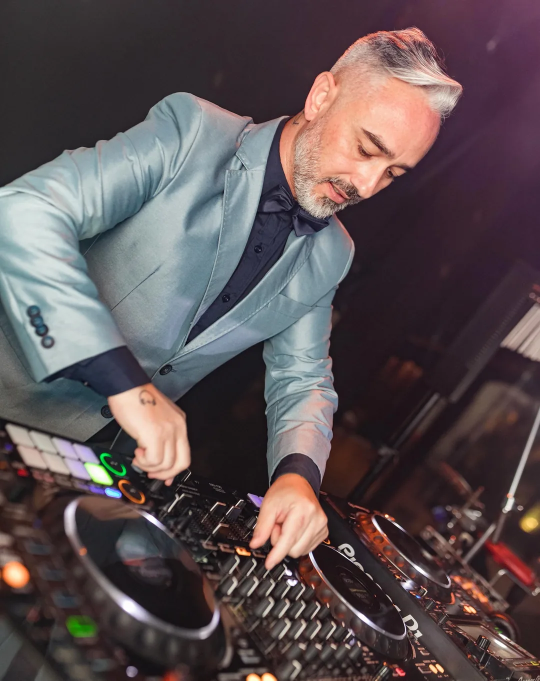
#> input picture assets/img/hero/mattos-1080.webp, 1080 x 1361 px (shown at 1/2 size)
$ python gerar_og.py
#> lines starting #> are read from the running program, lines starting #| are printed output that depends on the picture
"""Gera og.jpg (1200x630, conteúdo centrado porque o WhatsApp recorta quadrado), apple-touch-icon.png e
favicon-32.png com as barras do logo. Fontes: converte os woff2 do site para TTF temporário."""
import os, io
from PIL import Image, ImageDraw, ImageFont, ImageFilter
from fontTools.ttLib import TTFont

AQUI = os.path.dirname(os.path.abspath(__file__)); SITE = os.path.dirname(AQUI)
FON = os.path.join(SITE, 'assets', 'fontes')

def fonte(arq, tam, peso=None):
    f = TTFont(os.path.join(FON, arq)); f.flavor = None
    if peso and 'fvar' in f:
        from fontTools.varLib.instancer import instantiateVariableFont
        f = instantiateVariableFont(f, {'wght': peso})
    b = io.BytesIO(); f.save(b); b.seek(0)
    return ImageFont.truetype(b, tam)

NOITE = (8, 8, 12); OSSO = (241, 240, 236); PRATA = (185, 187, 200); AZUL = (111, 132, 255)

def barras(d, x, y, esc, cor):
    for bx, by, bh in [(0, 12, 10), (8.5, 0, 22), (17, 8, 14), (25.5, 3, 19)]:
        d.rectangle([x + bx * esc, y + by * esc, x + (bx + 4) * esc, y + (by + bh) * esc], fill=cor)

def og():
    W, H = 1200, 630
    im = Image.new('RGB', (W, H), NOITE)
    foto = Image.open(os.path.join(SITE, 'assets', 'img', 'hero', 'mattos-1080.webp')).convert('RGB')
#> foto is the input picture: PIL image 1080x1361 RGB; mean R, G, B 91.2, 79.7, 82.2
    fw = 640; fh = round(foto.height * fw / foto.width); foto = foto.resize((fw, fh), Image.LANCZOS).crop((0, 40, fw, 40 + H))
#> after `fh = round(foto.height * fw / foto.width)`: fh = 807
#> after `foto = foto.resize((fw, fh), Image.LANCZOS).crop((0, 40, fw, 40 + H))`:
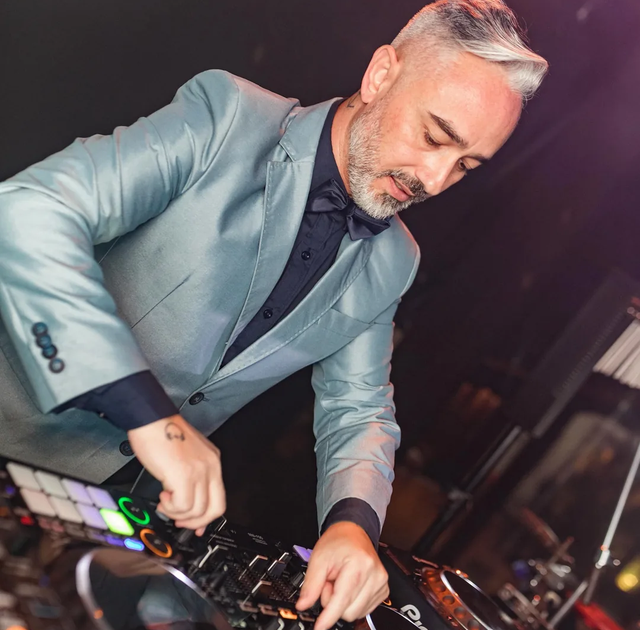
#> foto: PIL image 640x630 RGB; mean R, G, B 96.7, 86.3, 89.3
    m = Image.new('L', (fw, H), 255); md = ImageDraw.Draw(m)
#> after `m = Image.new('L', (fw, H), 255)`: m: PIL image 640x630 L; every value is 255
    for x in range(260):
        md.line([(x, 0), (x, H)], fill=round(255 * (x / 260) ** 1.4))
    # brilho azul atrás do nome, por baixo da foto
    fundo = Image.new('RGB', (W, H), NOITE); ImageDraw.Draw(fundo).ellipse([-200, 160, 700, 760], fill=(26, 28, 66))
#> after `ImageDraw.Draw(fundo).ellipse([-200, 160, 700, 760], fill=(26, 28, 66)`:
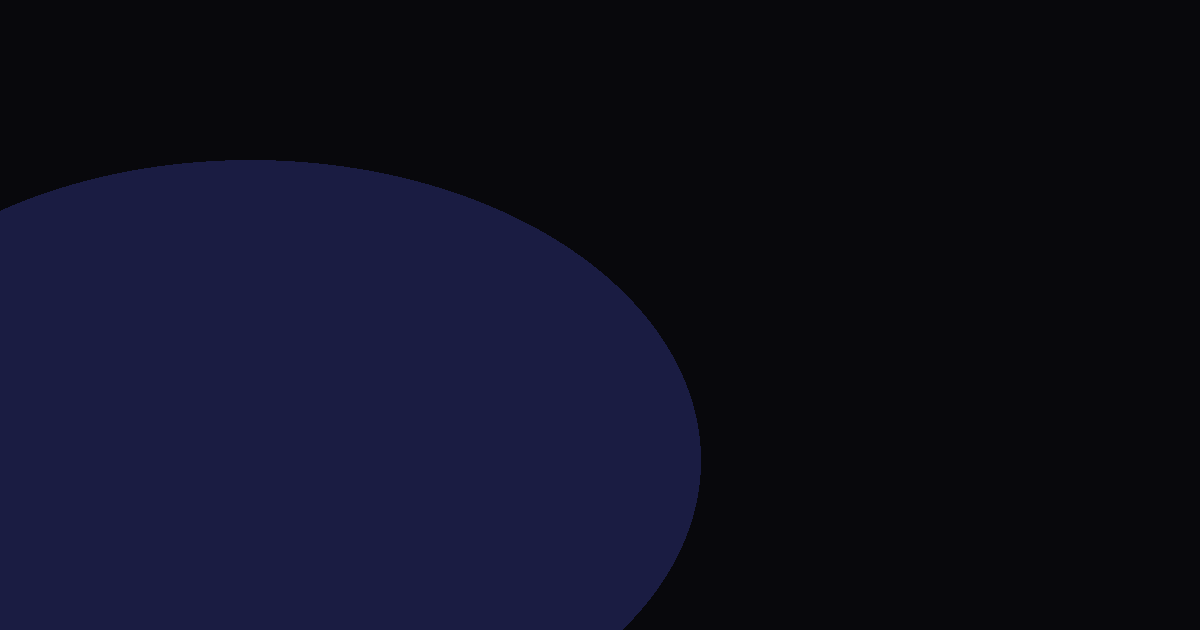
#> fundo: PIL image 1200x630 RGB; mean R, G, B 15, 15.7, 32.9
    im = fundo.filter(ImageFilter.GaussianBlur(120))
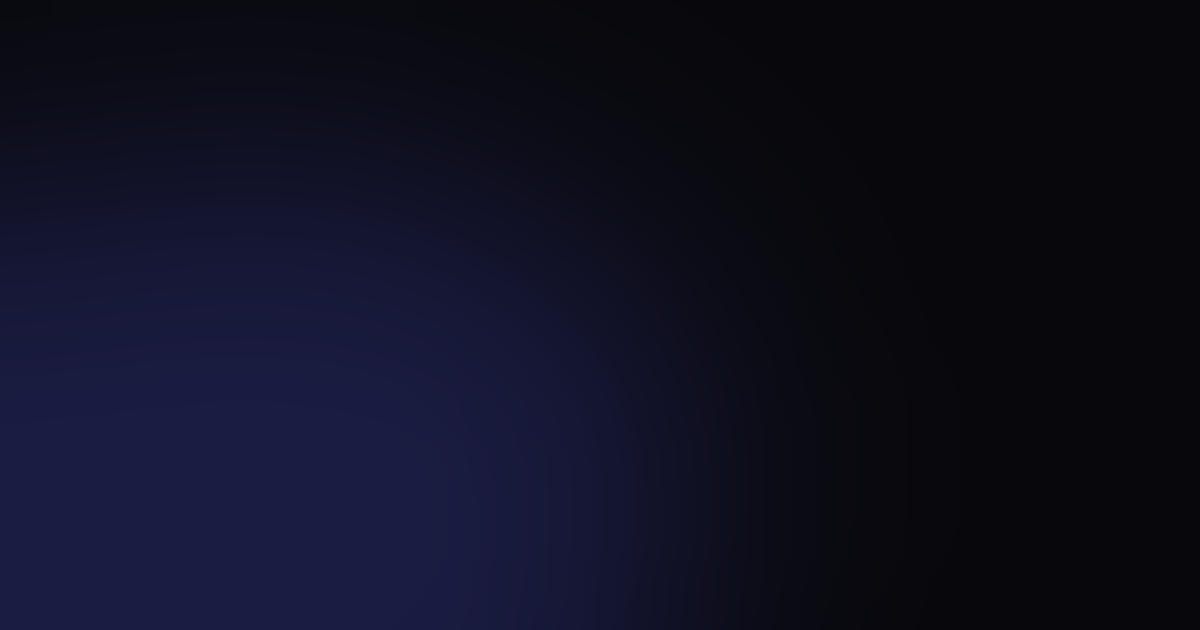
#> im: PIL image 1200x630 RGB; mean R, G, B 14.9, 15.6, 32.6
    im.paste(foto, (W - fw, 0), m)
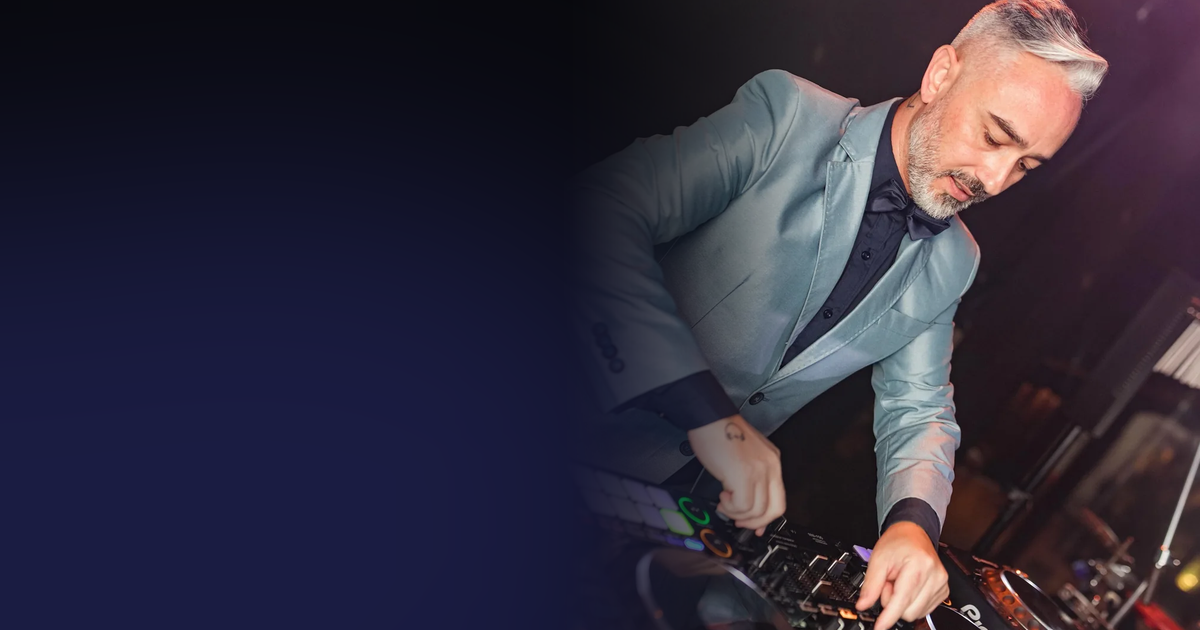
#> im: PIL image 1200x630 RGB; mean R, G, B 49.7, 44.6, 60.7
    d = ImageDraw.Draw(im)
    cap = fonte('cinzel-normal-500-latin.woff2', 112, 500); cap2 = fonte('cinzel-normal-500-latin.woff2', 40, 500)
    ser = fonte('cormorant-garamond-italic-500-latin.woff2', 40); sans = fonte('manrope-normal-300_700-latin.woff2', 20, 500)
    x = 150
    barras(d, x, 150, 2.2, OSSO)
    d.text((x, 222), 'D J', font=cap2, fill=PRATA)
    d.text((x - 6, 262), 'MATTOS', font=cap, fill=OSSO)
    d.text((x, 400), 'É curadoria personalizada.', font=ser, fill=(216, 220, 255))
    d.text((x, 470), 'CASAMENTOS  ·  CELEBRAÇÕES  ·  CORPORATIVOS', font=sans, fill=PRATA)
    im.save(os.path.join(SITE, 'og.jpg'), quality=86)

def icones():
    for nome, tam in [('apple-touch-icon.png', 180), ('favicon-32.png', 32)]:
        im = Image.new('RGB', (tam, tam), NOITE); d = ImageDraw.Draw(im)
        esc = tam * .56 / 29.5
        barras(d, (tam - 29.5 * esc) / 2, (tam - 22 * esc) / 2, esc, OSSO)
        im.save(os.path.join(SITE, nome))

if __name__ == '__main__':
#> (the run stopped early here; a loop or call above may not have finished)
